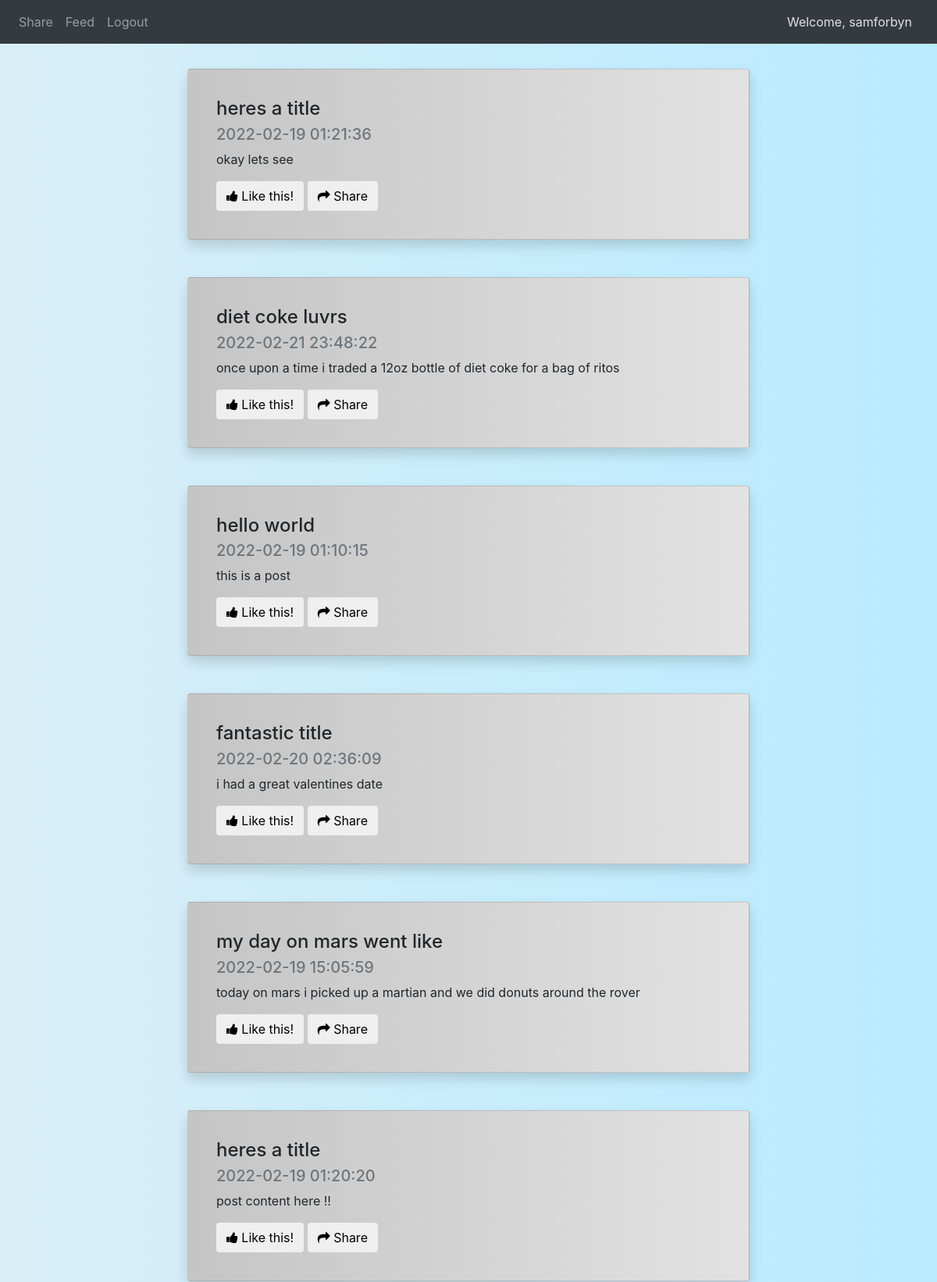
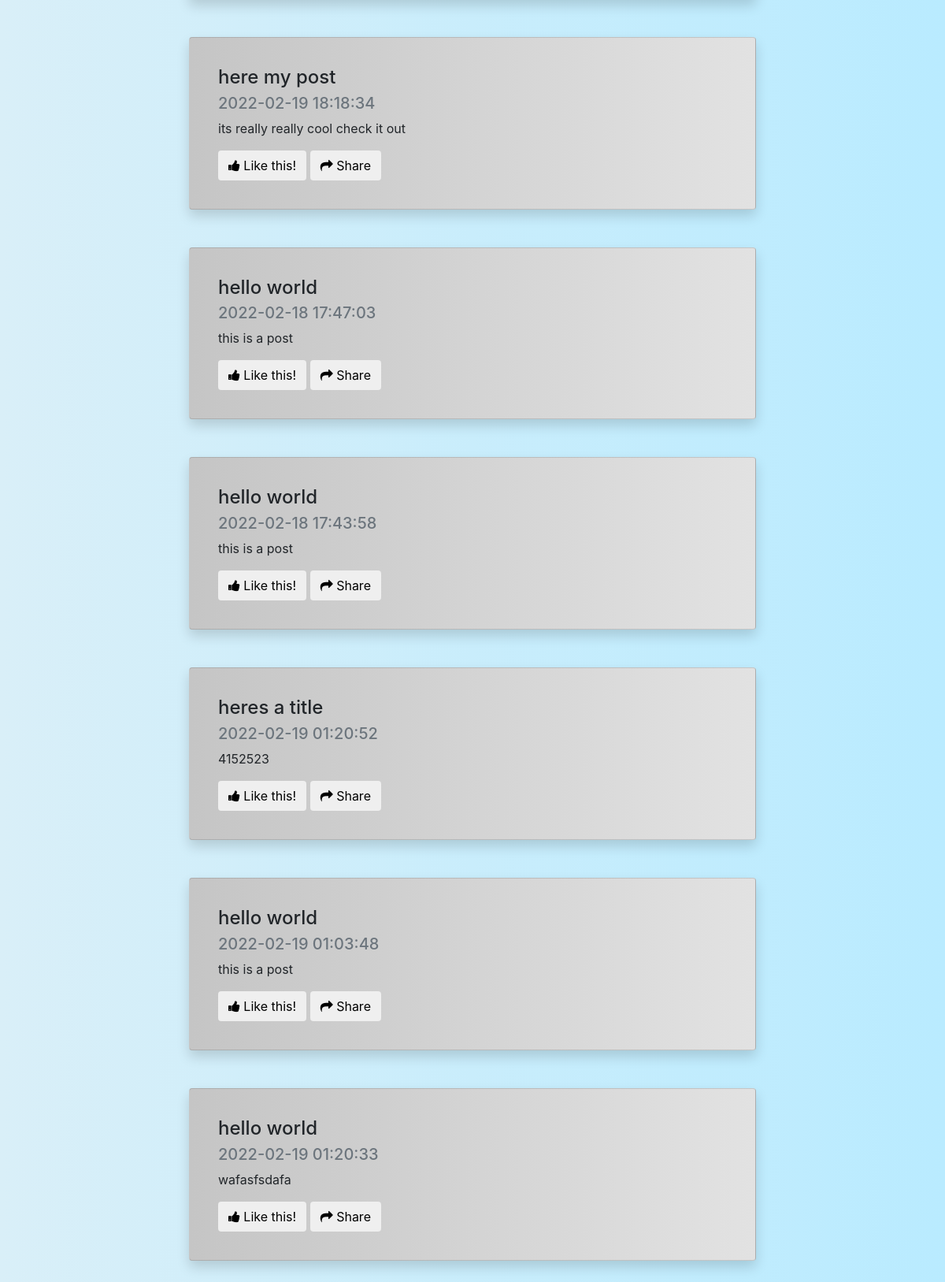
Page /feed (signed in) on the committed database (2 pictures, top to bottom).
### website/models.py (models this page shows, shortened)
class Users(db.Model, UserMixin):
    user_id = db.Column(db.Integer, primary_key=True, autoincrement=True, nullable=False)
    first_name = db.Column(db.String(175), nullable=False)
    last_name = db.Column(db.String(175), nullable=False)
    email = db.Column(db.String(175), unique=True, nullable=False)
    username = db.Column(db.String(175), unique=True, nullable=False)
    password = db.Column(db.String(512), nullable=False)

class Posts(db.Model):
    post_id = db.Column(db.Integer, primary_key=True, autoincrement=True)
    post_title = db.Column(db.String(175))
    post_content = db.Column(db.String(10000))
    post_image = db.Column(db.LargeBinary)
    post_date = db.Column(db.DateTime(timezone=True), default = func.now())
    post_author = db.Column(db.Integer, db.ForeignKey('users.user_id'))

### website/views.py (the view)
@views.route('/feed')
@login_required
def feed():
    all_posts = db.session.query(Posts).all()
    def shuffle_filter(posts):
        try:
            result = list(posts)
            random.shuffle(result)
            return result
        except:
            return posts
    shuffled = shuffle_filter(all_posts)
    return render_template('feed.html', user=current_user, all_posts=shuffled)

### website/__init__.py (called while the page is built)
def create_app():
    app = Flask(__name__)
    app.config['SECRET_KEY'] = SECRET_KEY
    app.config['SQLALCHEMY_DATABASE_URI'] = f'sqlite:///{DB_NAME}'
    app.config['SQLALCHEMY_TRACK_MODIFICATIONS'] = False
    db.init_app(app)
    from .views import views
    from .auth import auth
    app.register_blueprint(views, url_prefix='/')
    app.register_blueprint(auth, url_prefix='/')
    from .models import Users, Posts, Favorites
    create_database(app)
    login_manager = LoginManager()
    login_manager.login_view = 'auth.login'
    login_manager.init_app(app)
    @login_manager.user_loader
    def load_user(id):
        return Users.query.get(int(id))
    return app

### website/templates/feed.html (shortened to what this page needs)
{% extends 'base.html'%}
{% block style%}
<link rel="stylesheet" href="static/feed_css.css">
{% endblock %}
{% block body%}
    {% for post in all_posts %}
    <div align="center">
        <div class="card shadow p-3 mb-5 bg-white rounded postBG">
            <div class="card-body" align="left">
                <h4 class="card-title">{{ post.post_title }}</h4>
                <h5 class="card-subtitle mb-2 text-muted">{{ post.post_date }}</h5>
                <p class="card-text">{{ post.post_content }}</p>
                <button class="btn btn-white btn-xs"><i class="fa fa-thumbs-up"></i> Like this!</button>
                <button class="btn btn-white btn-xs"><i class="fa fa-share"></i> Share</button>
            </div>
        </div>
    </div>
    {% endfor %}
{% endblock %}

### website/templates/base.html (shortened to what this page needs)
<!DOCTYPE html>
<html lang="en">
<head>
    <link rel="stylesheet" href="https://stackpath.bootstrapcdn.com/bootstrap/4.1.3/css/bootstrap.min.css">
    <link href="https://stackpath.bootstrapcdn.com/font-awesome/4.7.0/css/font-awesome.min.css" rel="stylesheet">
    {% block style%}{% endblock %}
</head>
<body>
    <nav class = "navbar navbar-expand-lg navbar-dark bg-dark">
        <div class ="collapse navbar-collapse" id="navbar">
            <div class ="navbar-nav">
                {% if user.is_authenticated %}
                <a id = "home" href={{ url_for('views.home') }} class="nav-item nav-link">Share</a>
                <a id = "home" href={{ url_for('views.feed') }} class="nav-item nav-link">Feed</a>
                <a id = "logout" href={{ url_for('auth.logout') }} class="nav-item nav-link">Logout</a>
                {% else %}
                <a id = "login" href={{ url_for('auth.login') }} class="nav-item nav-link">Login</a>
                <a id = "signUp" href={{ url_for('auth.sign_up') }} class="nav-item nav-link">Sign Up</a>
                {% endif %}
            </div>
        </div>
        {% if user.is_authenticated %}
        <a id="welcome" class="nav-item nav-link ml-auto" href={{ url_for('auth.profile') }}>Welcome, {{ user.username }}</a>
        {% endif %}
    </nav>
    <div class="container">
        {% block body%}
        {%endblock%}
    </div>
</body>
</html>

### website/static/feed_css.css (style rules this page uses)
body { background-image: linear-gradient(to right,#d9eff8, #b9ebff); }
.postBG { background-image: linear-gradient(to left,#e2e2e2, #c5c5c5); margin-top: 2rem; margin-bottom: 1rem; width: 60vw; }
#welcome { color: #e2e2e2; }

### rows in the picture
Users: username "samforbyn"
Posts: post_title "heres a title", post_date "2022-02-19 01:21:36", post_content "okay lets see"
Posts: post_title "diet coke luvrs", post_date "2022-02-21 23:48:22", post_content "once upon a time i traded a 12oz bottle of diet coke for a bag of ritos"
Posts: post_title "hello world", post_date "2022-02-19 01:10:15", post_content "this is a post"
Posts: post_title "fantastic title", post_date "2022-02-20 02:36:09", post_content "i had a great valentines date"
Posts: post_title "my day on mars went like", post_date "2022-02-19 15:05:59", post_content "today on mars i picked up a martian and we did donuts around the rover"
Posts: post_title "heres a title", post_date "2022-02-19 01:20:20", post_content "post content here !!"
Posts: post_title "here my post", post_date "2022-02-19 18:18:34", post_content "its really really cool check it out"
Posts: post_title "hello world", post_date "2022-02-18 17:47:03", post_content "this is a post"
Posts: post_title "hello world", post_date "2022-02-18 17:43:58", post_content "this is a post"
Posts: post_title "heres a title", post_date "2022-02-19 01:20:52", post_content "4152523"
Posts: post_title "hello world", post_date "2022-02-19 01:03:48", post_content "this is a post"
Posts: post_title "hello world", post_date "2022-02-19 01:20:33", post_content "wafasfsdafa"
